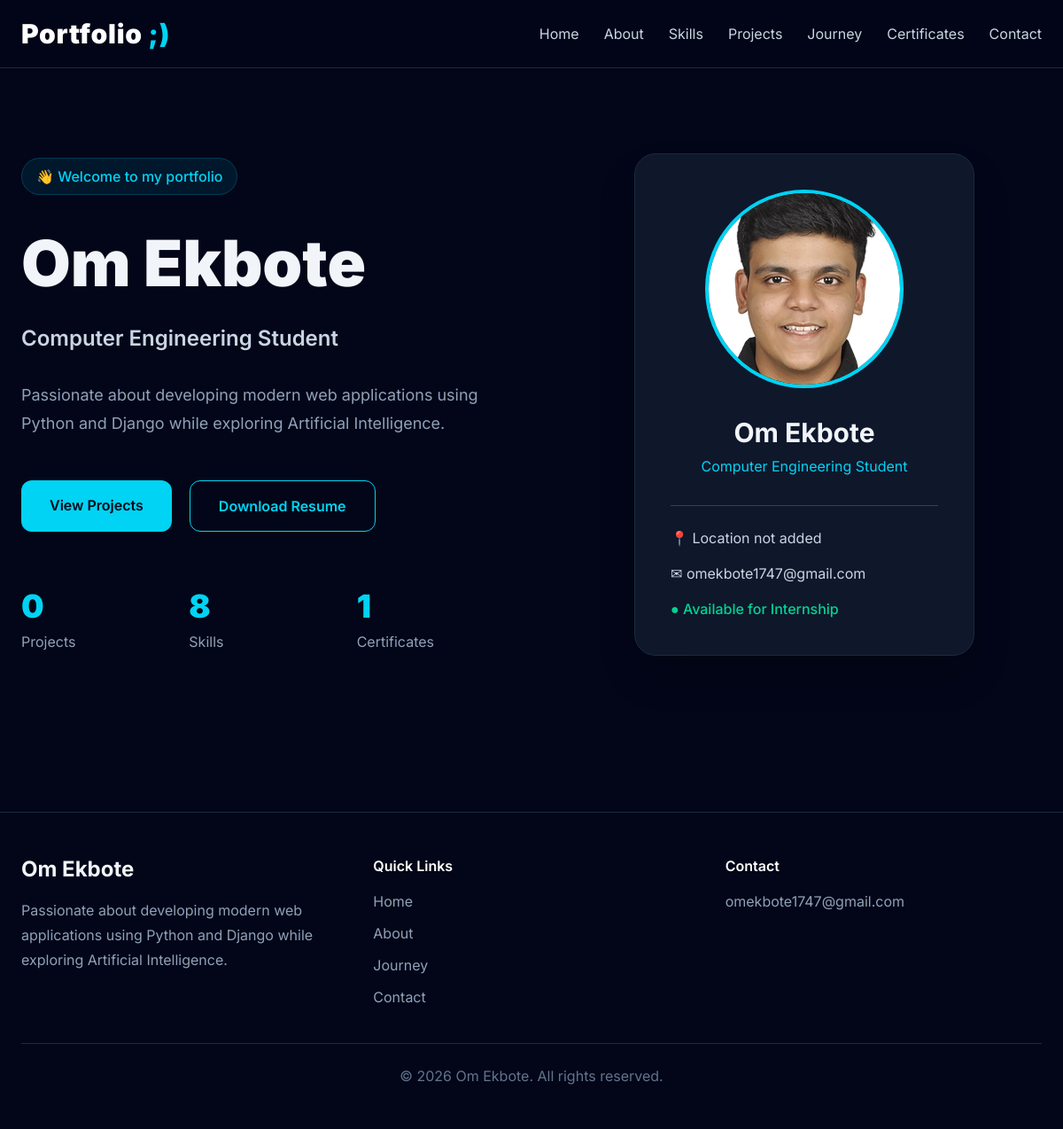
The app's page /, older data.
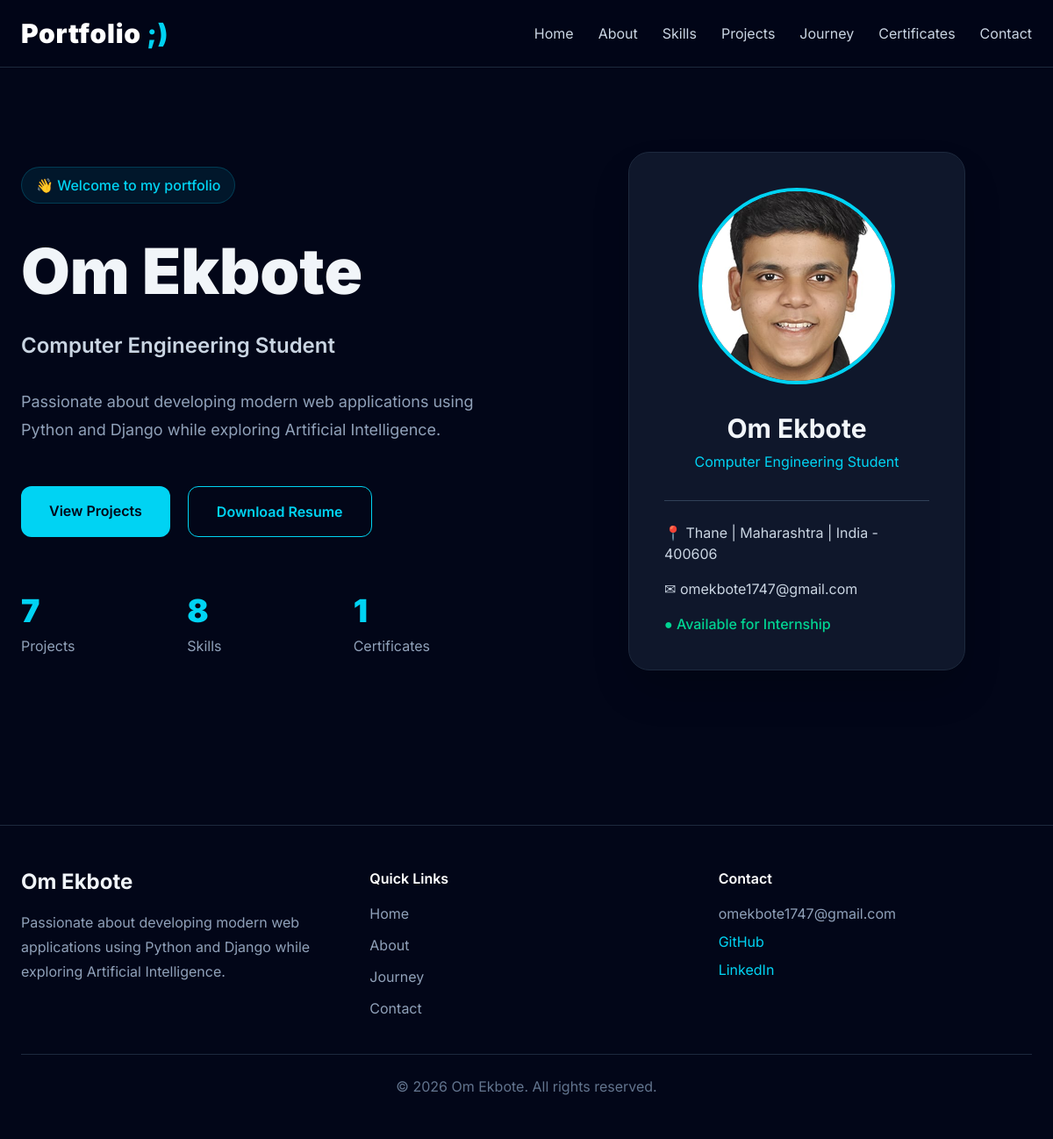
The same page, newer data.
### website/models.py (models this page shows, shortened)
class Profile(models.Model):
    full_name = models.CharField(max_length=100)
    title = models.CharField(max_length=150)
    short_bio = models.TextField()
    profile_image = models.ImageField(
        upload_to="profile/",
        blank=True,
        null=True
    )
    resume = models.FileField(
        upload_to="resume/",
        blank=True,
        null=True
    )
    email = models.EmailField()
    phone = models.CharField(
        max_length=20,
        blank=True
    )
    location = models.CharField(
        max_length=100,
        blank=True
    )
    github = models.URLField(
        blank=True
    )
    linkedin = models.URLField(
        blank=True
    )
    instagram = models.URLField(
        blank=True
    )
    about = models.TextField(
        blank=True,
        help_text="Detailed About Me section."
    )
    is_active = models.BooleanField(default=True)
    class Meta:
        verbose_name = "Profile"
        verbose_name_plural = "Profile"

### website/views.py (the view)
# urls.py: 2. Add a URL to urlpatterns:  path('', views.home, name='home')
def home(request):
    return render(request,"home.html")

### website/context_processors.py (called while the page is built)
def profile_context(request):
    profile = Profile.objects.filter(
        is_active=True
    ).first()
    return {
        "profile": profile,
        "project_count": Project.objects.count(),
        "skill_count": Skill.objects.count(),
        "certificate_count": Certificate.objects.count(),
    }

### website/templates/home.html (shortened to what this page needs)
{% extends "base.html" %}
{% block content %}
{% include "components/hero.html" %}
{% endblock %}

### templates/components/hero.html (shortened to what the changed rows need)
<section class="bg-slate-950">
    <div class="max-w-7xl mx-auto px-6 py-24">
        <div class="grid lg:grid-cols-2 gap-20 items-center">
            <div>
                <span
                    class="inline-flex items-center px-4 py-2 rounded-full bg-cyan-500/10 border border-cyan-400/20 text-cyan-400 font-medium">
                    👋 Welcome to my portfolio
                </span>
                <h1
                    class="mt-8 text-5xl md:text-6xl lg:text-7xl font-black leading-tight">
                    {{ profile.full_name }}
                </h1>
                <h2
                    class="mt-6 text-2xl text-slate-300 font-semibold">
                    {{ profile.title }}
                </h2>
                <p
                    class="mt-8 text-lg text-slate-400 leading-8 max-w-2xl">
                    {{ profile.short_bio }}
                </p>
                <div
                    class="flex flex-wrap gap-5 mt-12">
                    <a
                        href="{% url 'projects' %}"
                        class="bg-cyan-400 text-slate-950 px-8 py-4 rounded-xl font-semibold hover:bg-cyan-300 transition">
                    </a>
                    {% if profile.resume %}
                    <a
                        href="{{ profile.resume.url }}"
                        target="_blank"
                        class="border border-cyan-400 text-cyan-400 px-8 py-4 rounded-xl font-semibold hover:bg-cyan-400 hover:text-slate-950 transition">
                    </a>
                    {% endif %}
                </div>
                <div
                    class="grid grid-cols-3 gap-8 mt-16">
                    <div>
                        <h3
                            class="text-4xl font-black text-cyan-400">
                            {{ project_count }}
                        </h3>
                        <p
                            class="text-slate-400 mt-2">
                            Projects
                        </p>
                    </div>
                    <div>
                    </div>
                    <div>
                    </div>
                </div>
            </div>
            <div class="flex justify-center">
                <div
                    class="bg-slate-900 border border-slate-800 rounded-3xl p-10 shadow-2xl w-full max-w-sm">
                    {% if profile.profile_image %}
                    <img
                        src="{{ profile.profile_image.url }}"
                        alt="{{ profile.full_name }}"
                        class="w-56 h-56 mx-auto rounded-full object-cover border-4 border-cyan-400">
                    {% endif %}
                    <div class="text-center mt-8">
                        <h3
                            class="text-3xl font-bold">
                            {{ profile.full_name }}
                        </h3>
                        <p
                            class="text-cyan-400 mt-2">
                            {{ profile.title }}
                        </p>
                    </div>
                    <div class="border-t border-slate-700 mt-8 pt-6 space-y-4">
                        <p class="text-slate-300">
                            📍 {{ profile.location|default:"Location not added" }}
                        </p>
                        <p class="text-slate-300">
                            ✉ {{ profile.email }}
                        </p>
                        <p class="text-emerald-400 font-medium">
                            ● Available for Internship
                        </p>
                    </div>
                </div>
            </div>
        </div>
    </div>
</section>

### templates/partials/footer.html
<footer class="border-t border-slate-800 mt-20 bg-slate-950">
    <div class="max-w-7xl mx-auto px-6 py-12">
        <div class="grid md:grid-cols-3 gap-10">
            <div>
                <h2 class="text-2xl font-bold">
                    {{ profile.full_name|default:"Your Portfolio" }}
                </h2>
                <p class="mt-4 text-slate-400 leading-7">
                    {{ profile.short_bio|truncatewords:20 }}
                </p>
            </div>
            <div>
                <h3 class="font-semibold text-white mb-4">
                    Quick Links
                </h3>
                <ul class="space-y-3 text-slate-400">
                    <li><a href="{% url 'home' %}" class="hover:text-cyan-400">Home</a></li>
                    <li><a href="{% url 'about' %}" class="hover:text-cyan-400">About</a></li>
                    <li><a href="{% url 'journey' %}" class="hover:text-cyan-400">Journey</a></li>
                    <li><a href="{% url 'contact' %}" class="hover:text-cyan-400">Contact</a></li>
                </ul>
            </div>
            <div>
                <h3 class="font-semibold text-white mb-4">
                    Contact
                </h3>
                <p class="text-slate-400">
                    {{ profile.email }}
                </p>
                {% if profile.github %}
                <a href="{{ profile.github }}"
                   target="_blank"
                   class="block mt-2 text-cyan-400">
                    GitHub
                </a>
                {% endif %}
                {% if profile.linkedin %}
                <a href="{{ profile.linkedin }}"
                   target="_blank"
                   class="block mt-2 text-cyan-400">
                    LinkedIn
                </a>
                {% endif %}
            </div>
        </div>
        <div class="border-t border-slate-800 mt-10 pt-6 text-center text-slate-500">
            © {% now "Y" %} {{ profile.full_name|default:"Portfolio" }}. All rights reserved.
        </div>
    </div>
</footer>

Row changes from the older to the newer data that the page shows:
changed Profile "Om Ekbote": location "Location not added" → "Thane | Maharashtra | India - 400606"
Text that changed along with them:
{{ project_count }}: "0" → "7"
text now shown: "GitHub LinkedIn"
